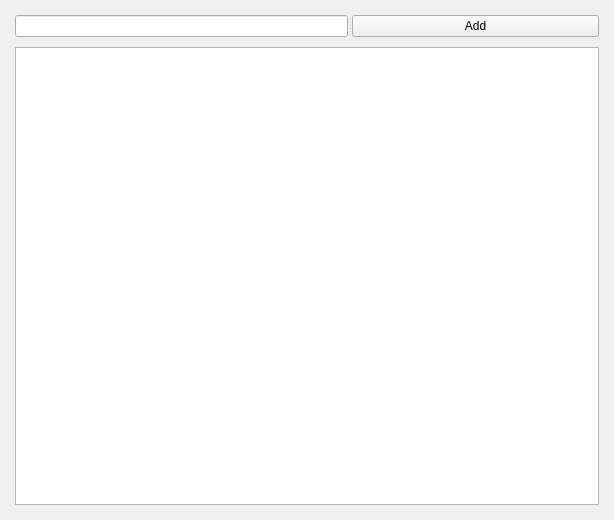
<?xml version="1.0" encoding="UTF-8"?>
<ui version="4.0">
 <class>Form</class>
 <widget class="QWidget" name="Form">
  <property name="geometry">
   <rect>
    <x>0</x>
    <y>0</y>
    <width>614</width>
    <height>520</height>
   </rect>
  </property>
  <property name="windowTitle">
   <string>Form</string>
  </property>
  <layout class="QVBoxLayout" name="verticalLayout">
   <property name="spacing">
    <number>10</number>
   </property>
   <property name="leftMargin">
    <number>15</number>
   </property>
   <property name="topMargin">
    <number>15</number>
   </property>
   <property name="rightMargin">
    <number>15</number>
   </property>
   <property name="bottomMargin">
    <number>15</number>
   </property>
   <item>
    <widget class="QSplitter" name="splitter">
     <property name="orientation">
      <enum>Qt::Horizontal</enum>
     </property>
     <widget class="QLineEdit" name="le_proxy"/>
     <widget class="QPushButton" name="btn_add">
      <property name="text">
       <string>Add</string>
      </property>
     </widget>
    </widget>
   </item>
   <item>
    <widget class="QTableView" name="tableView">
     <property name="contextMenuPolicy">
      <enum>Qt::ActionsContextMenu</enum>
     </property>
     <property name="selectionBehavior">
      <enum>QAbstractItemView::SelectRows</enum>
     </property>
     <attribute name="verticalHeaderVisible">
      <bool>false</bool>
     </attribute>
    </widget>
   </item>
  </layout>
 </widget>
 <resources>
  <include location="../../resource.qrc"/>
  <include location="resource.qrc"/>
 </resources>
 <connections/>
</ui>
